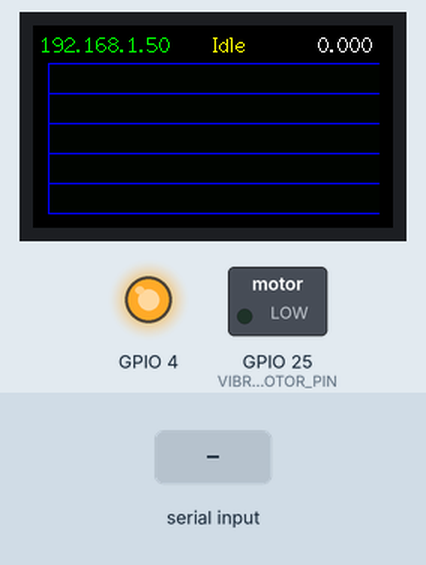
This sketch was run on a simulated ESP32. On the bench: 240×135 colour display, switched loads named in the sketch (green lamp = pin HIGH), output pins drawn as LEDs (lit = HIGH). Inputs (shaded band) come from the test bench. WiFi joins after 1.5 s; servers stay silent unless stated; what the sketch prints to the serial monitor is not drawn.

Above: at 3.4 s.
3.5 s: "90,45\n" received over Serial
At 4.5 s:
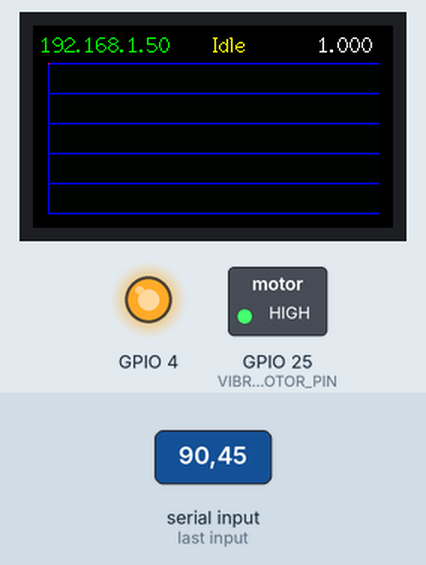
5.5 s: "0,1\n" received over Serial
At 7.2 s:
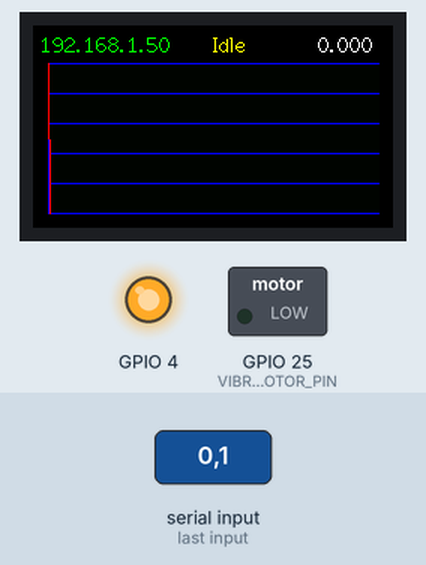
Timing chart, 0 to 8.7 s (numbered marks = the images above; inputs shaded):
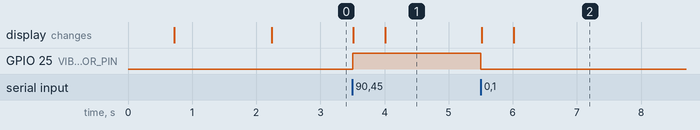

Measured:
- after the input at 3.5 s, GPIO 25 (VIBRATION_MOTOR_PIN): LOW → HIGH at once; the display: first changes at once (image 1 shows a later state)
- after the input at 5.5 s, GPIO 25 (VIBRATION_MOTOR_PIN): HIGH → LOW at once; the display: first changes at once (image 2 shows a later state)

The sketch:

lilygo_vibration.ino
```cpp
// Configuration settings
#include "settings.h"

// TFT Display includes
#include <TFT_eSPI.h>
TFT_eSPI tft = TFT_eSPI();

#include <TFT_eWidget.h>               // Widget library

// WiFi Manager includes
// Fix for ESP32 3.x - include FS.h and bring FS into global namespace
#include <FS.h>
using fs::FS;
#include <WiFi.h>
#include <WiFiUdp.h>
#include <WiFiManager.h> // https://github.com/tzapu/WiFiManager
#include <string.h>  // For strlen() and memcmp() in optimized OSC parsing
WiFiManager wm;

GraphWidget gr = GraphWidget(&tft);    // Graph widget gr instance with pointer to tft
TraceWidget tr = TraceWidget(&gr);     // Graph trace tr with pointer to gr

// Graph configuration
const float gxLow  = 0.0;
const float gxHigh = 200.0;            // X-axis: number of data points
const float gyLow  = 0.0;              // Y-axis: minimum value (0)
const float gyHigh = 10.0;             // Y-axis: maximum value (10.0, scaled from 1.0 for better grid resolution)

// Graph state
float graphX = 0.0;                     // Current X position on graph
bool graphInitialized = false;

// Status display state
float latestValue = 0.0;                 // Latest received value for display
bool lastSerialConnected = false;        // Last connection state (for update detection)
bool lastSerialReceiving = false;       // Last Serial receiving state (for update detection)
bool lastOscReceiving = false;          // Last OSC receiving state (for update detection)
float lastDisplayedValue = -1.0;        // Last displayed value (for update detection)

// WiFi state
bool wifiConnected = false;              // Track WiFi connection status
bool lastWifiConnected = false;         // Last WiFi connection state (for update detection)
String lastWifiStatusText = "";         // Last WiFi status text displayed (for update detection)

// Serial communication configuration
String serialBuffer = "";
const int SERIAL_BUFFER_SIZE = 128;
const unsigned long SERIAL_TIMEOUT_MS = 1000;  // Message timeout
unsigned long lastSerialCharTime = 0;
bool serialConnected = false;  // Track if Serial port is open/connected (has received data)
bool serialReceivingData = false;  // Track if Serial is actively receiving data
const unsigned long SERIAL_RECEIVING_TIMEOUT = 500;  // Consider "receiving" if data within last 100ms

// OSC communication configuration
WiFiUDP udp;
const int OSC_BUFFER_SIZE = 256;
uint8_t oscBuffer[OSC_BUFFER_SIZE];
bool oscReceivingData = false;  // Track if OSC is actively receiving data
unsigned long lastOscTime = 0;
const unsigned long OSC_RECEIVING_TIMEOUT = 500;  // Consider "receiving" if data within last 100ms

int currentPWM = 0;  // Current PWM value from Serial data
bool hasPWMData = false;  // Whether we have valid PWM data to output

// Loop iteration counter for debug messages
unsigned long loopCounter = 0;

// Data source enumeration
enum DataSource {
  SOURCE_SERIAL,
  SOURCE_OSC
};

// Helper function to convert DataSource enum to string for logging
const char* sourceToString(DataSource source) {
  switch (source) {
    case SOURCE_SERIAL:
      return "Serial";
    case SOURCE_OSC:
      return "OSC";
    default:
      return "Unknown";
  }
}

// Function to map normalized value (0..1) to PWM value
int mapValueToPWM(float value) {
  // Constrain value to 0..1 range
  value = constrain(value, 0.0, 1.0);

  // Map value to PWM range (linear interpolation)
  int pwmValue = (int)(value * (PWM_MAX - PWM_MIN) + PWM_MIN);

  // Ensure result is within valid PWM range
  return constrain(pwmValue, PWM_MIN, PWM_MAX);
}

// Handle value from any source (Serial or OSC) - normalized 0..1
void handleValue(float value, String timestamp, DataSource source) {
  // Validate value is a valid number (not NaN or infinity)
  if (isnan(value) || isinf(value)) {
    Serial.printf("Error: Invalid value (NaN or infinity) from %s, ignoring\n", sourceToString(source));
    return;
  }

  // Mark the appropriate source as receiving data
  if (source == SOURCE_OSC) {
    oscReceivingData = true;
    lastOscTime = millis();
  }
  // Serial is already handled in handleSerialValue()

  // Clamp value to 0..1 range (strictly enforce limits)
  value = constrain(value, 0.0, 1.0);

  // Store latest value for display (already constrained)
  latestValue = constrain(value, 0.0, 1.0);

  // Map value to PWM
  int pwmValue = mapValueToPWM(value);
  currentPWM = pwmValue;
  hasPWMData = true;

  Serial.printf("Received %s: value=%.6f, PWM=%d\n", sourceToString(source), value, pwmValue);

  // Add point to graph if initialized
  // Ensure value is constrained to 0..1 before adding to graph
  // Scale value by 10 for graph display (0-1 becomes 0-10) but keep original for PWM
  if (graphInitialized) {
    float graphValue = constrain(value, 0.0, 1.0) * 10.0;  // Scale by 10 for graph
    tr.addPoint(graphX, graphValue);
    graphX += 1.0;

    // If the end of the graph x axis is reached, reset and start a new trace
    if (graphX > gxHigh) {
      graphX = 0.0;

      // Draw empty graph to clear old one (positioned below status text)
      gr.drawGraph(10, 25);
      // Start new trace
      tr.startTrace(GRAPH_TRACE_COLOR);
    }
  }
}

// Handle Serial value (normalized 0..1)
void handleSerialValue(float value, String timestamp) {
  serialReceivingData = true;  // Mark as currently receiving
  lastSerialCharTime = millis();  // Update timestamp
  handleValue(value, timestamp, SOURCE_SERIAL);
}

// Process Serial message
void processSerialMessage(String message) {
  int commaIndex = message.indexOf(',');

  if (commaIndex <= 0 || commaIndex >= message.length() - 1) {
    // Invalid message format
    return;
  }

  String valueStr = message.substring(0, commaIndex);
  String timestamp = message.substring(commaIndex + 1);

  // Trim whitespace from value string
  valueStr.trim();

  // Check if value string is empty
  if (valueStr.length() == 0) {
    return;
  }

  // Convert to float
  float value = valueStr.toFloat();

  // Check if conversion was successful
  // (toFloat() returns 0.0 on error, so validate the string)
  // Also check if the value is reasonable (within -1000 to 1000 range to catch parsing errors)
  if (valueStr.length() > 0 &&
      (valueStr.indexOf('.') >= 0 || valueStr.toInt() != 0 || valueStr == "0" || valueStr == "0.0") &&
      value >= -1000.0 && value <= 1000.0) {
    // Value will be clamped to 0..1 in handleSerialValue
    handleSerialValue(value, timestamp);
  } else {
    Serial.printf("Error: Invalid serial value format: '%s'\n", valueStr.c_str());
  }
}

// Process incoming Serial messages
void processSerialMessages() {
  // Read all available serial data first
  if (Serial.available() > 0) {
    lastSerialCharTime = millis();
    serialConnected = true;  // Mark as connected (has received data)
    serialReceivingData = true;  // Currently receiving data

    // Read all available characters, accumulating into serialBuffer
    while (Serial.available() > 0) {
      char c = Serial.read();

      if (c == '\n' || c == '\r') {
        // End of message - add newline marker to buffer
        serialBuffer += '\n';
      } else if (c >= 32 && c <= 126) {  // Printable ASCII only
        serialBuffer += c;

        // Buffer overflow protection
        if (serialBuffer.length() >= SERIAL_BUFFER_SIZE - 1) {
          serialBuffer = "";
        }
      }
    }

    // Find and process only the latest complete message
    // Look for the last newline in the buffer
    int lastNewline = serialBuffer.lastIndexOf('\n');

    if (lastNewline >= 0) {
      // We have at least one complete message
      // Find the start of the last message (previous newline or start of buffer)
      int messageStart = 0;
      for (int i = lastNewline - 1; i >= 0; i--) {
        if (serialBuffer.charAt(i) == '\n') {
          messageStart = i + 1;
          break;
        }
      }

      // Extract the latest complete message (between messageStart and lastNewline)
      String latestMessage = serialBuffer.substring(messageStart, lastNewline);

      if (latestMessage.length() > 0) {
        processSerialMessage(latestMessage);
      }

      // Clear buffer after processing latest message
      // If there's any data after the last newline, keep it (incomplete message)
      if (lastNewline < serialBuffer.length() - 1) {
        serialBuffer = serialBuffer.substring(lastNewline + 1);
      } else {
        serialBuffer = "";
      }
    }
    // If no newline found, keep the buffer for next iteration (incomplete message)
  }

  // Check if we're still "receiving" (data within last 100ms)
  if (serialReceivingData && (millis() - lastSerialCharTime) > SERIAL_RECEIVING_TIMEOUT) {
    serialReceivingData = false;
  }

  // Timeout: clear buffer if no data received for a while
  if (serialBuffer.length() > 0 &&
      (millis() - lastSerialCharTime) > SERIAL_TIMEOUT_MS) {
    serialBuffer = "";
  }
}

// Check if Serial is connected (has received data)
bool isSerialConnected() {
  return serialConnected;
}

// Check if Serial is actively receiving data
bool isSerialReceiving() {
  return serialReceivingData;
}

// Helper function to align to 4-byte boundary (OSC requirement)
int alignTo4Bytes(int offset) {
  return (offset + 3) & ~3;
}

// Parse OSC message and extract float only (optimized - no String operations)
bool parseOSCMessageFast(uint8_t* buffer, int packetSize, float* outValue) {
  if (packetSize < 8) return false;  // Minimum size for path

  int offset = 0;

  // Check path using direct byte comparison (faster than String concatenation)
  const char* oscPath = OSC_PATH;
  int oscPathLen = strlen(oscPath);
  int pathLen = 0;
  while (offset + pathLen < packetSize && buffer[offset + pathLen] != 0) {
    pathLen++;
  }

  // Direct byte comparison - much faster than String operations
  if (pathLen != oscPathLen || memcmp(buffer + offset, oscPath, pathLen) != 0) {
    return false;  // Not our message
  }

  offset = alignTo4Bytes(offset + pathLen + 1);  // Skip null terminator and align

  if (offset >= packetSize) return false;

  // Read type tag (starts with ',', null-terminated, padded to 4-byte boundary)
  if (buffer[offset] != ',') return false;  // Must start with comma
  offset++;

  // Check type tag is "fs" using direct byte comparison (faster than String)
  if (offset + 2 > packetSize || buffer[offset] != 'f' || buffer[offset + 1] != 's' || buffer[offset + 2] != 0) {
    return false;  // Wrong type tag
  }
  offset = alignTo4Bytes(offset + 3);  // Skip "fs" + null terminator and align

  // Read float (4 bytes, big-endian)
  if (offset + 4 > packetSize) return false;

  union {
    uint8_t bytes[4];
    float value;
  } floatUnion;

  // Convert from big-endian to little-endian
  floatUnion.bytes[3] = buffer[offset];
  floatUnion.bytes[2] = buffer[offset + 1];
  floatUnion.bytes[1] = buffer[offset + 2];
  floatUnion.bytes[0] = buffer[offset + 3];

  *outValue = floatUnion.value;

  return true;
}

// Process incoming OSC messages (optimized - only process latest packet)
void processOSCMessages() {
  // Only process if WiFi is connected
  if (WiFi.status() != WL_CONNECTED) {
    return;
  }

  // Read all available packets, keeping only the latest one
  // Each packet overwrites the previous one in the buffer
  int latestPacketSize = 0;
  int packetCount = 0;

  // Process all queued packets, but only keep the latest
  while (true) {
    int packetSize = udp.parsePacket();
    if (packetSize <= 0) break;  // No more packets

    packetCount++;

    // Limit packet size to our buffer
    if (packetSize > OSC_BUFFER_SIZE) {
      Serial.printf("OSC packet too large: %d bytes\n", packetSize);
      udp.flush();  // Discard oversized packet
      continue;
    }

    // Read packet into buffer (overwrites previous packet)
    int len = udp.read(oscBuffer, OSC_BUFFER_SIZE);
    if (len > 0) {
      latestPacketSize = len;
    }
    // Continue loop to check for more packets (latest will overwrite this one)
  }

  // Process only the latest packet if we have one
  if (latestPacketSize > 0) {
    oscReceivingData = true;
    lastOscTime = millis();

    // Parse OSC message (fast version, no timestamp)
    float value;
    if (parseOSCMessageFast(oscBuffer, latestPacketSize, &value)) {
      // Valid OSC message - process it (empty timestamp since we don't use it)
      handleValue(value, "", SOURCE_OSC);
    } else {
      Serial.println("Failed to parse OSC message");
    }

    // Log if we discarded packets (for debugging - can be removed for production)
    if (packetCount > 1) {
      Serial.printf("Discarded %d OSC packets, processed latest\n", packetCount - 1);
    }
  }

  // Check if we're still "receiving" (data within last 100ms)
  if (oscReceivingData && (millis() - lastOscTime) > OSC_RECEIVING_TIMEOUT) {
    oscReceivingData = false;
  }
}

// Update status text display
void updateGui() {
  // Build WiFi status text
  String wifiStatusText = "";
  int wifiStatusColor = TFT_WHITE;

  if (WiFi.status() == WL_CONNECTED) {
    // Connected - show IP address
    wifiStatusText = WiFi.localIP().toString();
    wifiStatusColor = TFT_GREEN;
  } else if (WiFi.getMode() == WIFI_AP || WiFi.getMode() == WIFI_AP_STA) {
    // Config portal active - show portal address
    wifiStatusText = "Config: " + WiFi.softAPIP().toString();
    wifiStatusColor = TFT_YELLOW;
  } else {
    // Trying to connect - show SSID if available
    String ssid = WiFi.SSID();
    if (ssid.length() > 0) {
      wifiStatusText = "Connecting: " + ssid;
    } else {
      wifiStatusText = "Connecting...";
    }
    wifiStatusColor = TFT_CYAN;
  }

  // Truncate WiFi status text if too long to prevent overlap (max ~14 chars to fit before center at 100px)
  // Font 2 size 1 is ~6px per char, so 14 chars = 84px, leaving room before center text at 100px
  if (wifiStatusText.length() > 14) {
    wifiStatusText = wifiStatusText.substring(0, 11) + "...";
  }

  // Check if we need to update the display
  bool needsUpdate = false;
  bool isReceivingData = serialReceivingData || oscReceivingData;  // Check both Serial and OSC
  if (serialConnected != lastSerialConnected ||
      serialReceivingData != lastSerialReceiving ||
      oscReceivingData != lastOscReceiving ||
      abs(latestValue - lastDisplayedValue) > 0.0001 ||
      wifiStatusText != lastWifiStatusText ||
      wifiConnected != lastWifiConnected) {
    needsUpdate = true;
  }

  if (!needsUpdate) {
    return;
  }

  // Set text properties
  tft.setTextFont(2);  // Use built-in font 2 (small, readable)
  tft.setTextSize(1);
  tft.setTextColor(TFT_WHITE, TFT_BLACK, true);  // White text, black background with fill

  // Clear status area (top 20 pixels, full width)
  tft.fillRect(0, 0, 240, 20, TFT_BLACK);

  // Left: WiFi Connection status (5px from left)
  tft.setCursor(5, 5);
  tft.setTextColor(wifiStatusColor, TFT_BLACK, true);
  tft.print(wifiStatusText);

  // Center: Active status (moved to the right)
  // Shows "Active" if either Serial or OSC is receiving data
  tft.setCursor(120, 5);
  if (isReceivingData) {
    tft.setTextColor(TFT_CYAN, TFT_BLACK, true);
    tft.print("Active");
  } else {
    tft.setTextColor(TFT_YELLOW, TFT_BLACK, true);
    tft.print("Idle");
  }

  // Right: Latest value (moved further to the right)
  // Ensure value is constrained to 0..1 before display
  float displayValue = constrain(latestValue, 0.0, 1.0);
  tft.setCursor(190, 5);
  tft.setTextColor(TFT_WHITE, TFT_BLACK, true);
  // tft.print("Val: ");
  tft.print(displayValue, 3);  // 3 decimal places

  // Update last displayed states
  lastSerialConnected = serialConnected;
  lastSerialReceiving = serialReceivingData;
  lastOscReceiving = oscReceivingData;
  lastDisplayedValue = latestValue;
  lastWifiStatusText = wifiStatusText;
  lastWifiConnected = wifiConnected;
}

// Update vibration motor PWM based on received data
void updateVibrationMotor() {
  if (hasPWMData) {
    // We have PWM data - output it using LEDC (ESP32 3.x API uses pin number)
    ledcWrite(VIBRATION_MOTOR_PIN, currentPWM);
  } else {
    // No data yet - turn off motor
    ledcWrite(VIBRATION_MOTOR_PIN, 0);
  }
}

// Initialize TFT display and graph
void initializeDisplay() {
  // Initialize TFT display
  tft.init();
  tft.setRotation(3);  // Landscape orientation
  tft.fillScreen(TFT_BLACK);

  // Enable backlight (pin 4 for TTGO T-Display)
  pinMode(4, OUTPUT);
  digitalWrite(4, HIGH);

  // Graph area sized to fit available space below status bar
  // Display is 240x135, status bar is 20px high, graph starts at y=25
  // Leave margins: 10px left, 15px right, 10px bottom
  // Graph size: 215 pixels wide (10 to 225), 100 pixels high (25 to 125)
  gr.createGraph(220, 100, tft.color565(5, 5, 5));

  // X scale units is from 0 to 200 (data points), y scale units is 0 to 10 (scaled from 0-1 for better grid resolution)
  gr.setGraphScale(gxLow, gxHigh, gyLow, gyHigh);

  // X grid disabled (spacing larger than range to prevent vertical lines)
  // Y grid starts at 0 with lines every 2 y-scale units (horizontal lines at 0, 2, 4, 6, 8, 10)
  // This corresponds to original values of 0, 0.2, 0.4, 0.6, 0.8, 1.0
  // blue grid
  gr.setGraphGrid(gxLow, 1000, gyLow, 2, GRAPH_GRID_COLOR);

  // Draw empty graph, top left corner at pixel coordinate 10,25 on TFT
  // Positioned below status text area (top 20 pixels)
  gr.drawGraph(10, 25);

  // Start a trace with red color
  tr.startTrace(GRAPH_TRACE_COLOR);

  graphInitialized = true;
  graphX = 0.0;

  // Initialize status display state
  latestValue = 0.0;
  lastSerialConnected = false;
  lastSerialReceiving = false;
  lastOscReceiving = false;
  lastDisplayedValue = -1.0;
  lastWifiConnected = false;
  lastWifiStatusText = "";
  wifiConnected = false;

  // Draw initial status
  updateGui();

  Serial.println("TFT display and graph initialized");
}

// Initialize WiFi Manager and start connection attempt
void initializeWiFi() {
  // Initialize WiFi Manager (non-blocking, after display is ready)
  WiFi.mode(WIFI_STA); // explicitly set mode, esp defaults to STA+AP

  // Configure WiFiManager for non-blocking operation
  wm.setConfigPortalBlocking(false);
  wm.setConfigPortalTimeout(300);  // AP portal timeout: 5 minutes (300 seconds)

  // Set short connection timeout to minimize blocking in autoConnect()
  // Connection will continue in background via wm.process() in loop()
  wm.setConnectTimeout(5);  // Short timeout (5 seconds) to return quickly
  wm.setSaveConnectTimeout(10);  // Save credentials timeout

  // Try to auto-connect (with setConfigPortalBlocking(false), this should return quickly)
  // Connection attempt continues in background via wm.process() in loop()
  // Note: autoConnect() may still block briefly, but graph is already drawn above
  bool wifiStarted = wm.autoConnect("Red_Dust_Object");

  if (wifiStarted) {
    // Connected immediately (rare, but possible if credentials are cached)
    Serial.println("WiFi connected immediately");
    wifiConnected = true;
    udp.begin(OSC_PORT);
    Serial.printf("OSC listening on UDP port %d, path: %s\n", OSC_PORT, OSC_PATH);
  } else {
    // Connection attempt started, will complete in loop() via wm.process()
    Serial.println("WiFi connection attempt started (non-blocking)");
    wifiConnected = false;
  }
}

// Initialize vibration motor PWM
void initializeVibrationMotor() {
  // Initialize vibration motor pin with ESP32 LEDC PWM (ESP32 3.x API)
  // Attach pin to LEDC with frequency and resolution (auto-assigns channel)
  ledcAttach(VIBRATION_MOTOR_PIN, PWM_FREQUENCY, PWM_RESOLUTION);
  // Start with motor off
  ledcWrite(VIBRATION_MOTOR_PIN, 0);

  Serial.println("Vibration motor initialized on GPIO 25");
}

// Update WiFi connection status and initialize OSC if connected
void updateWiFiStatus() {
  bool currentWifiStatus = (WiFi.status() == WL_CONNECTED);
  if (currentWifiStatus != wifiConnected) {
    wifiConnected = currentWifiStatus;
    if (wifiConnected) {
      Serial.println("WiFi connected");
      // Initialize UDP for OSC
      udp.begin(OSC_PORT);
      Serial.printf("OSC listening on UDP port %d, path: %s\n", OSC_PORT, OSC_PATH);
    } else {
      Serial.println("WiFi disconnected");
    }
  }
}

void setup() {
  // Initialize serial communication
  Serial.begin(SERIAL_BAUDRATE);
  delay(500);

  Serial.println("\nRed Dust Interactive Object");
  Serial.println("Supports: Serial (value,timestamp format) and OSC");
  Serial.println("==========================================");

  // Initialize display FIRST (before WiFi to show graph immediately)
  initializeDisplay();

  // Initialize WiFi Manager (non-blocking, after display is ready)
  initializeWiFi();

  // Reserve buffer space for serial communication
  serialBuffer.reserve(SERIAL_BUFFER_SIZE);

  // Initialize Serial state
  serialConnected = false;
  serialReceivingData = false;
  currentPWM = 0;
  hasPWMData = false;

  // Initialize vibration motor
  initializeVibrationMotor();
}

void loop() {
  // Process Serial messages FIRST (Serial has priority)
  processSerialMessages();

  // Update vibration motor based on received data
  updateVibrationMotor();

  // Process WiFi Manager (non-blocking, runs in parallel with Serial)
  wm.process();

  // Update WiFi connection status and initialize OSC if connected
  updateWiFiStatus();

  // Process OSC messages (non-blocking, runs in parallel with Serial)
  // Serial has priority, but OSC can still be processed when WiFi is connected
  if (wifiConnected) {
    processOSCMessages();
  }

  // Update status text display
  updateGui();

  // Debug: Print status every 100 iterations
  // loopCounter++;
  // if (loopCounter % 100 == 0) {
  //   Serial.printf("Loop running: iteration %lu, PWM=%d, hasData=%d, WiFi=%s\n",
  //                 loopCounter, currentPWM, hasPWMData, wifiConnected ? "ON" : "OFF");
  // }

  // Small delay to prevent watchdog issues
  delay(1);
}
```

Source omitted: settings.h (1210 bytes)
